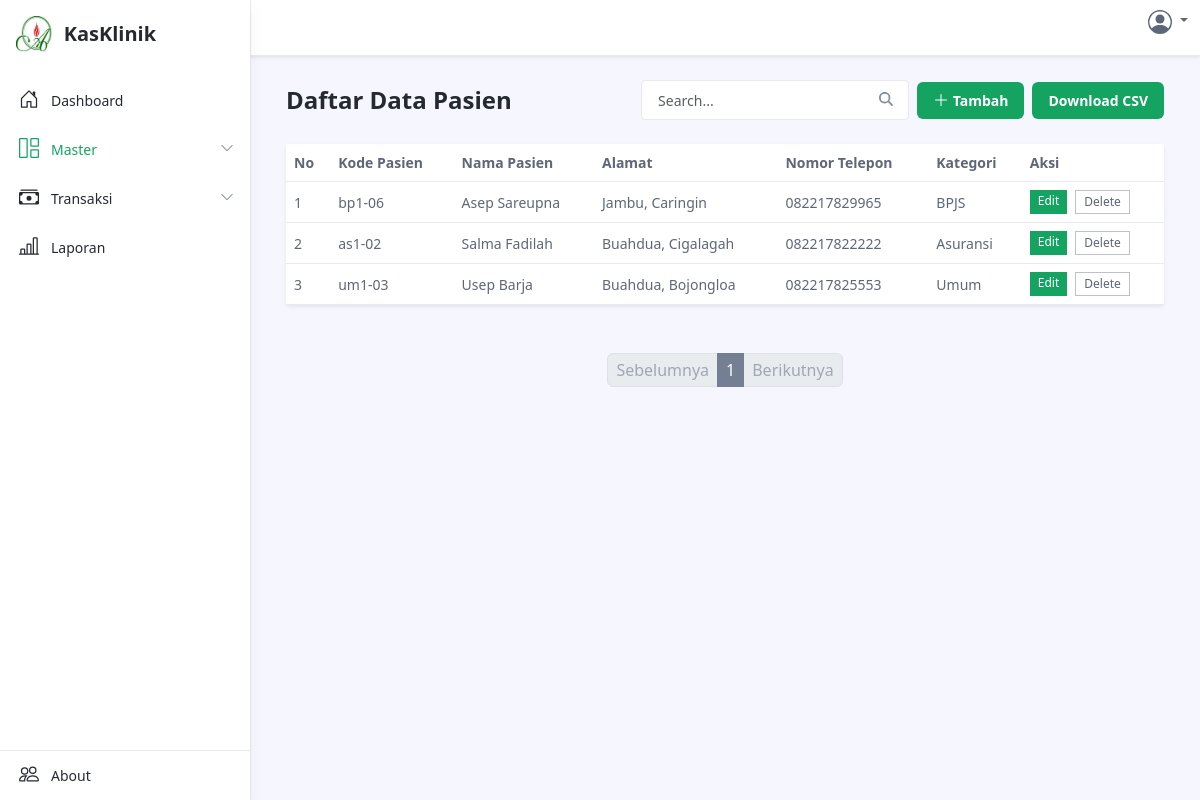
The app's page /data-pasien.php with its own data.
### tables this page shows
CREATE TABLE `patient` (
  `id` bigint(20) UNSIGNED NOT NULL,
  `patient_id` varchar(20) NOT NULL,
  `fullname` varchar(255) NOT NULL,
  `address` varchar(255) NOT NULL,
  `phone` varchar(255) NOT NULL,
  `category` varchar(255) NOT NULL,
  `assurance` varchar(255) DEFAULT NULL,
  `created_at` timestamp NOT NULL DEFAULT current_timestamp()
);

### data-pasien.php (the view, shortened to what this page needs)
<?php
include './config/config.php';
$itemsPerPage = 10;
try {
	$page = isset($_GET['page']) ? (int)$_GET['page'] : 1;
	$offset = ($page - 1) * $itemsPerPage;
	$fetchDataQuery = "
        SELECT *
        FROM patient
        WHERE
            fullname LIKE :searchQuery OR
            address LIKE :searchQuery OR
            phone LIKE :searchQuery OR
            category LIKE :searchQuery
        LIMIT :offset, :itemsPerPage
    ";
	$stmt = $conn->prepare($fetchDataQuery);
	$stmt->bindParam(':searchQuery', $searchQueryWithWildcards, PDO::PARAM_STR);
	$stmt->bindParam(':offset', $offset, PDO::PARAM_INT);
	$stmt->bindParam(':itemsPerPage', $itemsPerPage, PDO::PARAM_INT);
	$stmt->execute();
	$currentItems = $stmt->fetchAll(PDO::FETCH_ASSOC);
} catch (PDOException $e) {
	echo "Error: " . $e->getMessage();
}
function renderPagination($page, $totalPages, $searchQuery)
{
	include './component/pagination.php';
}
?>
<!DOCTYPE html>
<html lang="en">
<head>
	<link id="theme-style" rel="stylesheet" href="assets/css/portal.css">
	<link id="theme-style" rel="stylesheet" href="assets/css/custom.css">
</head>
<body class="app">
	<header class="app-header fixed-top">
		<div class="app-header-inner">
			<div class="container-fluid py-2">
				<div class="app-header-content">
					<div class="row justify-content-between align-items-center">
						<?php include './component/profile-icon.php'; ?>
					</div>
				</div>
			</div>
		</div>
		<div id="app-sidepanel" class="app-sidepanel">
			<div class="sidepanel-inner d-flex flex-column">
				<?php include './sidebar/sidebar-header.php'; ?>
				<?php include './sidebar/sidebar-body.php'; ?>
				<?php include './sidebar/sidebar-footer.php'; ?>
			</div>
		</div>
	</header>
	<div class="app-wrapper">
		<div class="app-content pt-3 p-md-3 p-lg-4">
			<div class="container-xl">
				<div class="row g-3 mb-4 align-items-center justify-content-between">
					<div class="col-auto">
						<h1 class="app-page-title mb-0">Daftar Data Pasien</h1>
					</div>
					<div class="col-auto">
						<div class="page-utilities">
							<div class="row g-2 justify-content-start justify-content-md-end align-items-center">
								<div class="col-auto">
									<?php include './component/search-box.php'; ?>
								</div>
								<div class="col-auto">
									<a class="btn app-btn-primary" href="./data-pasien-input.php">
										<svg xmlns="http://www.w3.org/2000/svg" width="16" height="16" fill="currentColor" class="bi bi-plus-lg" viewBox="0 0 16 16">
											<path fill-rule="evenodd" d="M8 2a.5.5 0 0 1 .5.5v5h5a.5.5 0 0 1 0 1h-5v5a.5.5 0 0 1-1 0v-5h-5a.5.5 0 0 1 0-1h5v-5A.5.5 0 0 1 8 2" />
										</svg> Tambah
									</a>
								</div>
								<div class="col-auto">
									<button class="btn app-btn-primary" onclick="generateCSV()">Download CSV</button>
								</div>
							</div>
						</div>
					</div>
				</div>
				<div class="tab-content" id="orders-table-tab-content">
					<div class="tab-pane fade show active" id="orders-all" role="tabpanel" aria-labelledby="orders-all-tab">
						<div class="app-card app-card-orders-table shadow-sm mb-5">
							<div class="app-card-body">
								<div class="table-responsive">
									<table class="table app-table-hover mb-0 text-left">
										<thead>
											<tr>
												<th class="cell">No</th>
												<th class="cell">Kode Pasien</th>
												<th class="cell">Nama Pasien</th>
												<th class="cell">Alamat</th>
												<th class="cell">Nomor Telepon</th>
												<th class="cell">Kategori</th>
												<th class="cell">Aksi</th>
											</tr>
										</thead>
										<tbody>
											<?php foreach ($currentItems as $index => $row) : ?>
												<tr>
													<td class="cell"><?php echo ($offset + $index + 1); ?></td>
													<td class="cell"><?php echo htmlspecialchars($row['patient_id'] ?? 'N/A'); ?></td>
													<td class="cell"><?php echo htmlspecialchars($row['fullname'] ?? 'N/A'); ?></td>
													<td class="cell"><?php echo htmlspecialchars($row['address'] ?? 'N/A'); ?></td>
													<td class="cell"><?php echo htmlspecialchars($row['phone'] ?? 'N/A'); ?></td>
													<td class="cell"><?php echo htmlspecialchars($row['category'] ?? 'N/A'); ?></td>
													<td class="cell">
														<div class="d-flex justify-content-between w-50">
															<a class="btn-sm app-btn-primary me-1" href="./data-pasien-edit.php?id=<?php echo htmlspecialchars($row['id'] ?? ''); ?>">Edit</a>
															<form method="POST" action="data-pasien-delete.php" onsubmit="return confirm('Are you sure you want to delete this patient?')">
																<button type="submit" class="btn-sm app-btn-secondary ms-1" name="delete">Delete</button>
															</form>
														</div>
													</td>
												</tr>
											<?php endforeach; ?>
										</tbody>
									</table>
								</div>
							</div>
						</div>
					</div>
				</div>
			</div>
		</div>
	</div>
</body>
</html>

### records on screen
patient: index "1", patient "bp1-06", fullname "Asep Sareupna", address "Jambu, Caringin", phone "082217829965", category "BPJS"
patient: index "2", patient "as1-02", fullname "Salma Fadilah", address "Buahdua, Cigalagah", phone "082217822222", category "Asuransi"
patient: index "3", patient "um1-03", fullname "Usep Barja", address "Buahdua, Bojongloa", phone "082217825553", category "Umum"
